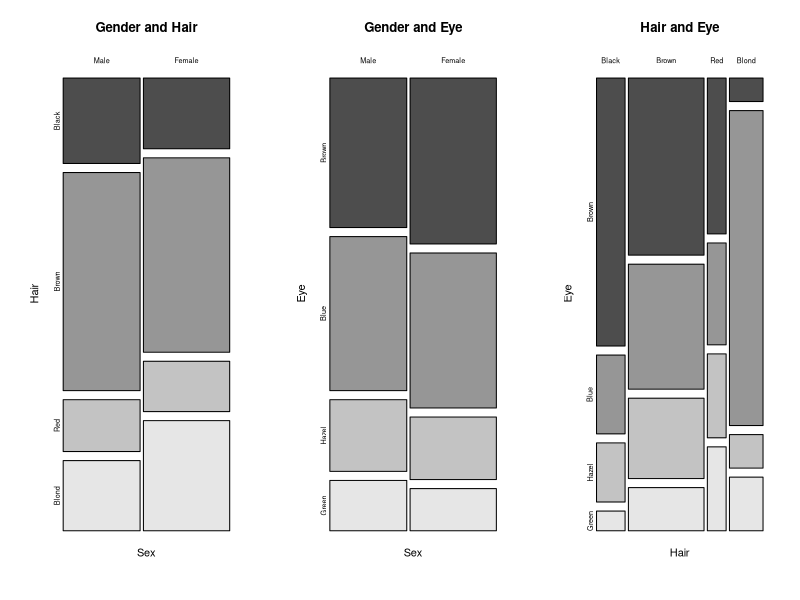
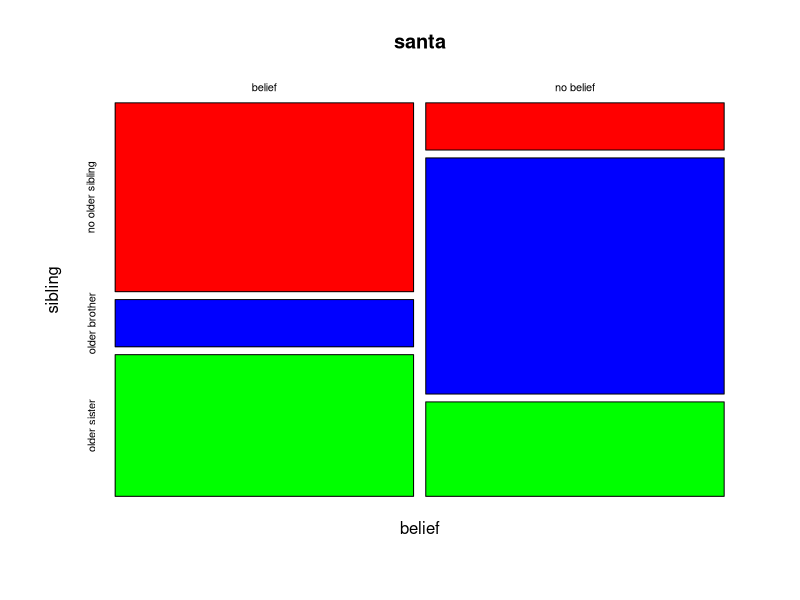

Reproduce these figures in R, in order.
# data visualization practice in R by sangmin

# mosaic plot
HairEyeColor
par(mfrow=c(1, 3))
mosaicplot(~Sex+Hair, data=HairEyeColor,
           color=T, main="Gender and Hair")
mosaicplot(~Sex+Eye, data=HairEyeColor,
           color=T, main="Gender and Eye")
mosaicplot(~Hair+Eye, data=HairEyeColor,
           color=T, main="Hair and Eye")
par(mfrow=c(1, 1))


# mosaic plot practice
santa <- data.frame(belief=c("no belief", "no belief", "no belief", "no belief",
                             "belief", "belief", "belief", "belief",
                             "belief", "belief", "no belief", "no belief",
                             "belief", "belief", "no belief", "no belief"),
                    sibling=c("older brother", "older brother", 
                              "older brother", "older sister", 
                              "no older sibling", "no older sibling", 
                              "no older sibling", "older sister",
                              "older brother", "older sister",
                              "older brother", "older sister",
                              "no older sibling", "older sister",
                              "older brother", "no older sibling"))
colors <- c("red", "blue", "green")

mosaicplot(~belief+sibling, data=santa,
           color=colors)
